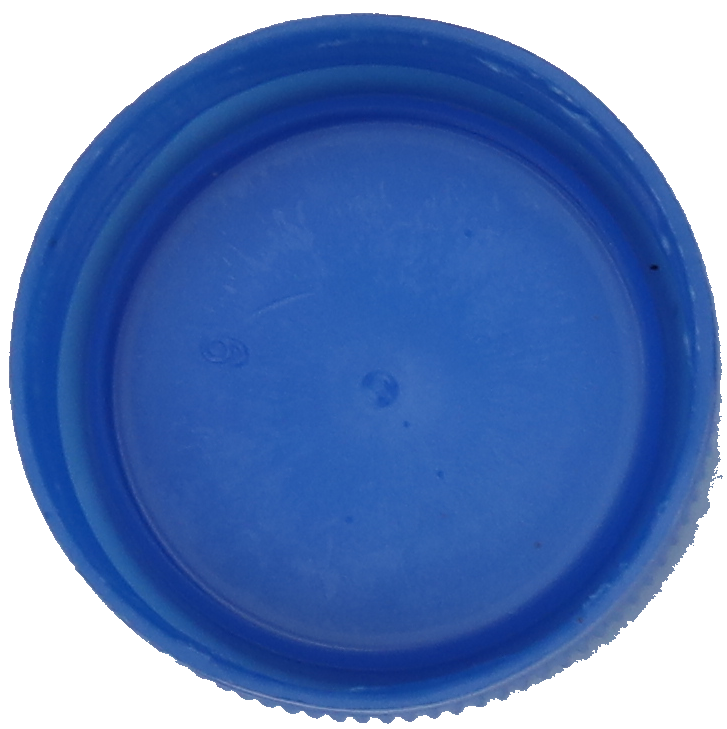
#> input picture sample/huge_blue_negative.png, 727 x 729 px
$ python -i retouch.py   (imports and definitions only)
#> lines starting #> are read from the running program, lines starting #| are printed output that depends on the picture; after the words box and inside, x2 and y2 are one past the last pixel; in counts of white or black regions, pixels touching at a corner belong together
#> further down, picture is the input picture: shape (729, 727, 3); mean B, G, R 185, 125.7, 93.8
import cv2
import numpy as np


class Retouch:
    @staticmethod
    def remove_bg(img):
        gray = cv2.cvtColor(img, cv2.COLOR_BGR2GRAY)
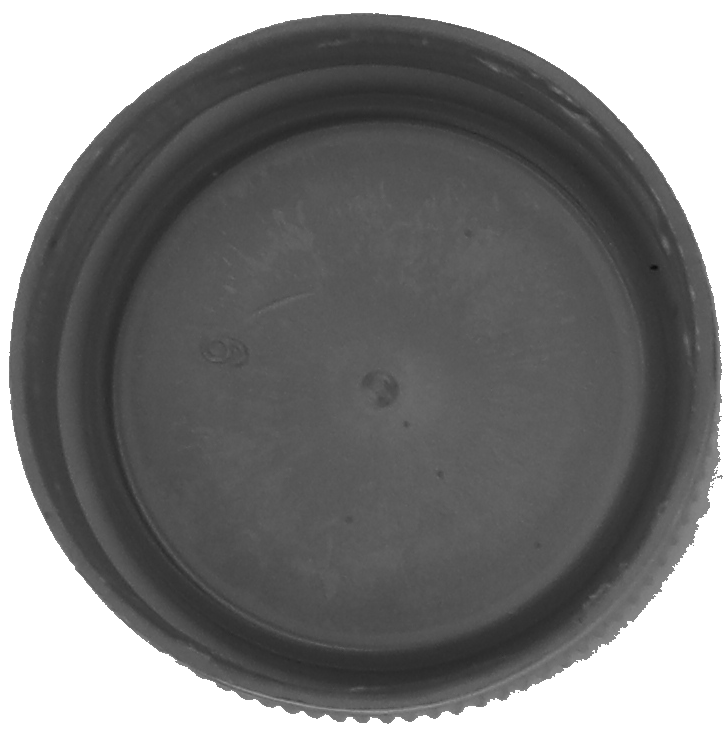
#> gray: shape (729, 727); min 10, max 255, mean 123
        th, threshed = cv2.threshold(gray, 127, 255,
                                     cv2.THRESH_BINARY_INV | cv2.THRESH_OTSU)
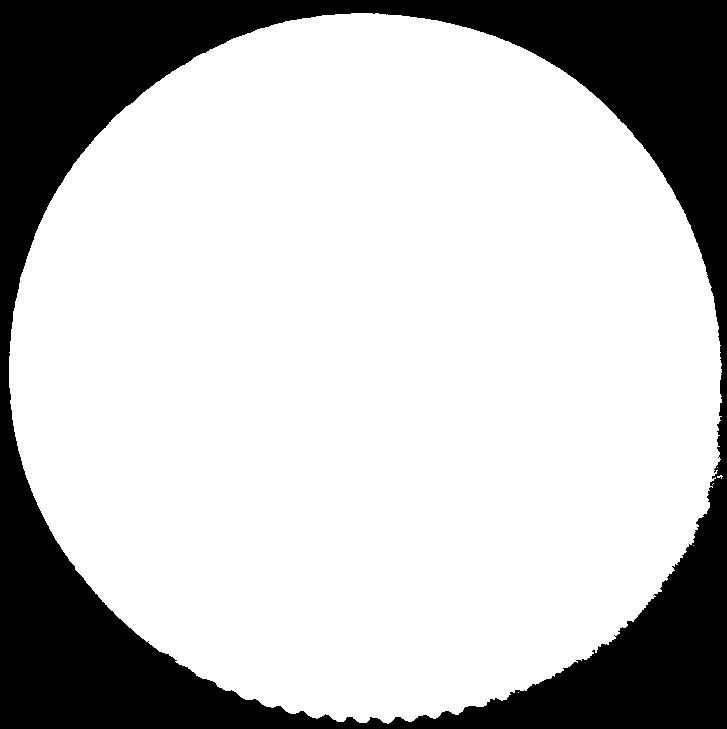
#> threshed: shape (729, 727); 75.2% white; 1 black region
#> th = 154

        _cnts = cv2.findContours(threshed, cv2.RETR_TREE,
                                 cv2.CHAIN_APPROX_SIMPLE)[-2]
        cnts = sorted(_cnts, key=cv2.contourArea)
#> cnts = 10 contours, 9 with area under 20; largest, box (x1, y1, x2, y2) and area: (9, 13, 722, 724) 397592
        for cnt in cnts:
            if cv2.contourArea(cnt) > 1000:
                break
#> this loop made 10 passes
#> cnt on passes 1 to 8: [[518, 692]], [[693, 545]], [[713, 483], [712, 484]], [[717, 467]], [[147, 641], [148, 640], [149, 641], [148, 642]], [[613, 635], [614, 634], [615, 635], [614, 636]], [[652, 595], [653, 594], [654, 595], [653, 596]], [[717, 457], [718, 456], [719, 457], [718, 458]]

        mask = np.zeros(img.shape[:2], np.uint8)
        cv2.drawContours(mask, [cnt], -1, 255, -1)
#> mask: shape (729, 727); 75.2% white; 1 black region
        return cv2.bitwise_and(img, img, mask=mask)
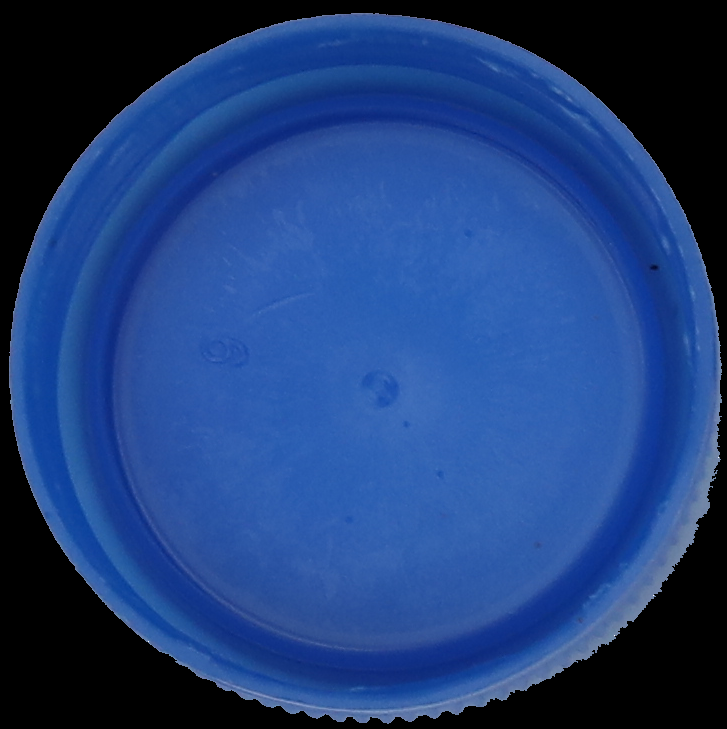
#> returned value: shape (729, 727, 3); mean of channels 0, 1, 2 121.9, 62.5, 30.7; drawn as B, G, R

    @staticmethod
    def crop_edge(img):
        gray = cv2.cvtColor(img, cv2.COLOR_BGR2GRAY)
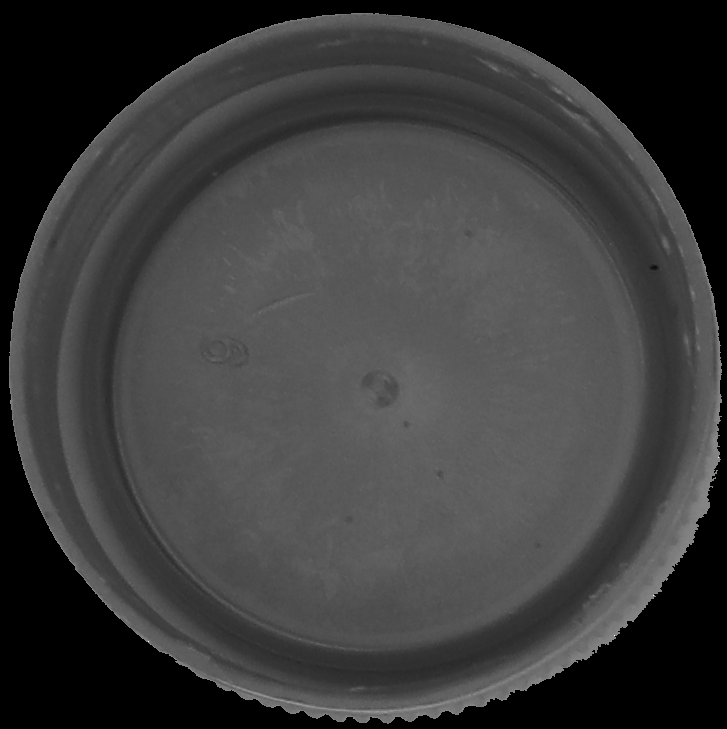
#> gray: shape (729, 727); min 0, max 255, mean 59.8

        _, thresh = cv2.threshold(gray, 1, 255, cv2.THRESH_BINARY)
        contours, hierarchy = cv2.findContours(thresh, cv2.RETR_EXTERNAL,
                                               cv2.CHAIN_APPROX_SIMPLE)
#> contours = 1 contour; box (x1, y1, x2, y2) and area: (9, 13, 722, 724) 397592
        cnt = contours[0]
#> cnt = contour of 1255 points, box (x1, y1, x2, y2) (9, 13, 722, 724), area 397592
        x, y, w, h = cv2.boundingRect(cnt)
#> x = 9; y = 13; w = 713; h = 711

        return img[y:y + h, x:x + w]
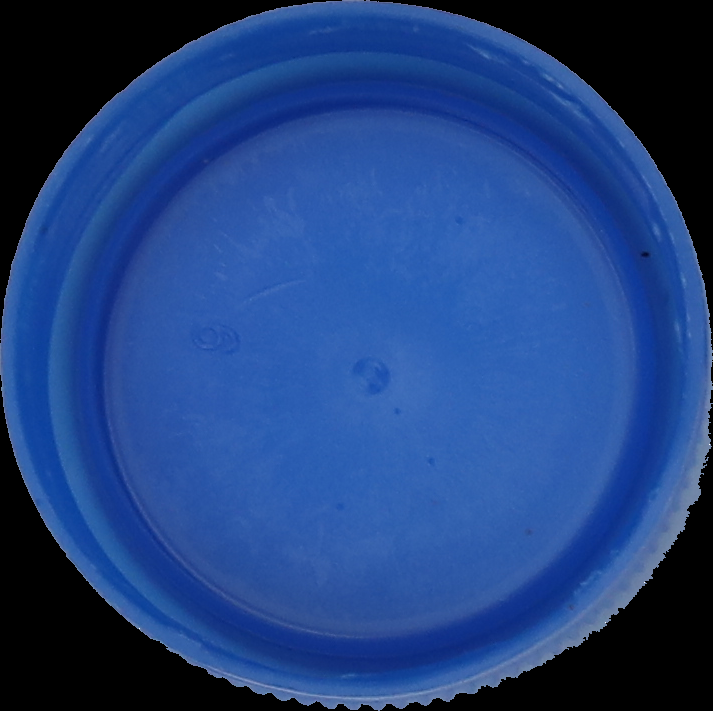
#> returned value: shape (711, 713, 3); mean of channels 0, 1, 2 127.4, 65.4, 32.1; drawn as B, G, R

    @staticmethod
    def clear_bg(img):
        arr = np.array(img)
        x, y, z = arr.shape
#> x = 711; y = 713; z = 3
        for ix in range(x):
            for iy in range(y):
                if np.array_equal(arr[ix, iy], [0, 0, 0]):
                    arr[ix, iy] = [255, 255, 255]
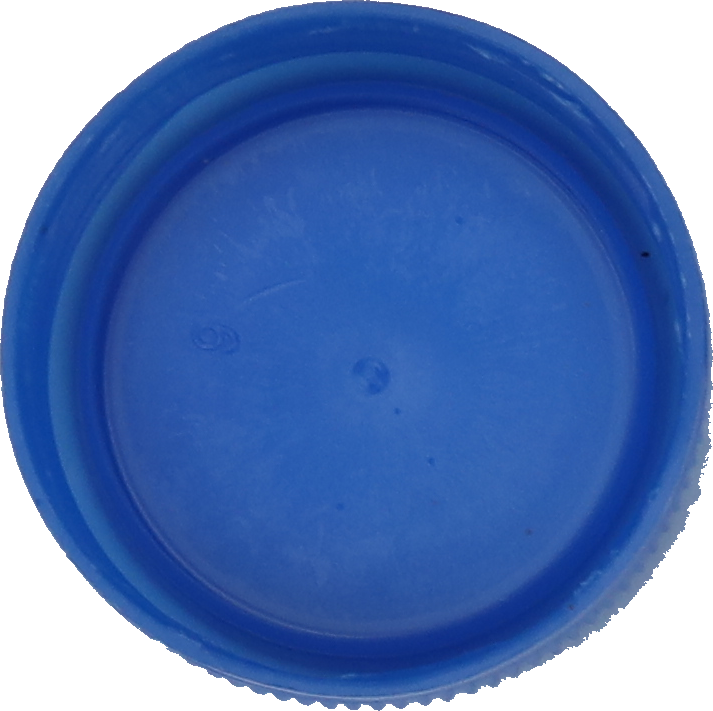
#> arr: shape (711, 713, 3); mean B, G, R 181.9, 119.8, 86.5
        return arr

    @staticmethod
    def retouch(img):
        img_after = Retouch.remove_bg(img)
        img_after = Retouch.crop_edge(img_after)
        img_after = Retouch.clear_bg(img_after)
        cv2.imwrite('retouch.png', img_after)
        return img_after

>>> import cv2
>>> picture = cv2.imread('../../../../sample/huge_blue_negative.png')
>>> result = Retouch().retouch(picture)

$ run again, on sample/huge_blue_positive.png
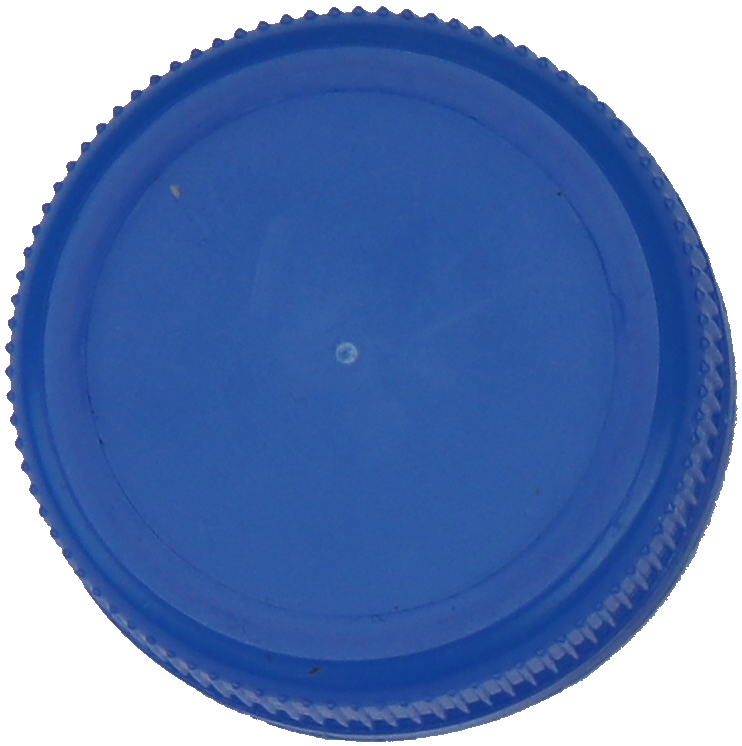
#> input picture sample/huge_blue_positive.png, 742 x 746 px
#> picture is the input picture: shape (746, 742, 3); mean B, G, R 180.9, 126.3, 97.4
#> in remove_bg, `th, threshed = cv2.threshold(gray, 127, 255, cv2.THRESH_BINARY_INV | c..`:
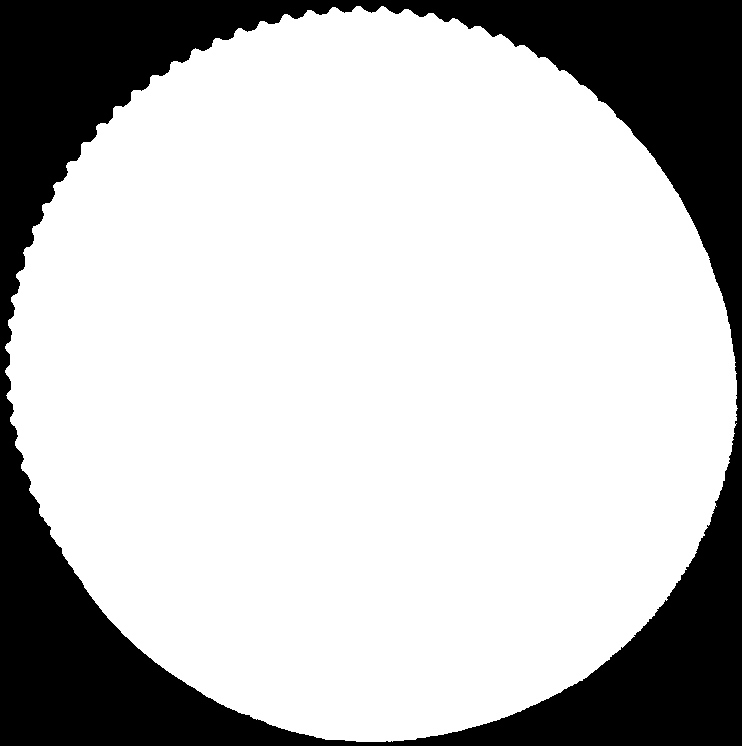
#> threshed: shape (746, 742); 75.2% white; 1 black region
#> th = 146
#> cnts = 1 contour; box (x1, y1, x2, y2) and area: (5, 6, 738, 742) 414928
#> the loop in remove_bg, `for cnt in cnts:` made 1 pass
#> contours has the same summary as cnts in remove_bg
#> cnt = contour of 1173 points, box (x1, y1, x2, y2) (5, 6, 738, 742), area 414928
#> in crop_edge, `x, y, w, h = cv2.boundingRect(cnt)`: x = 5; y = 6; w = 733; h = 736
#> after the loop in clear_bg, `for ix in range(x):`:
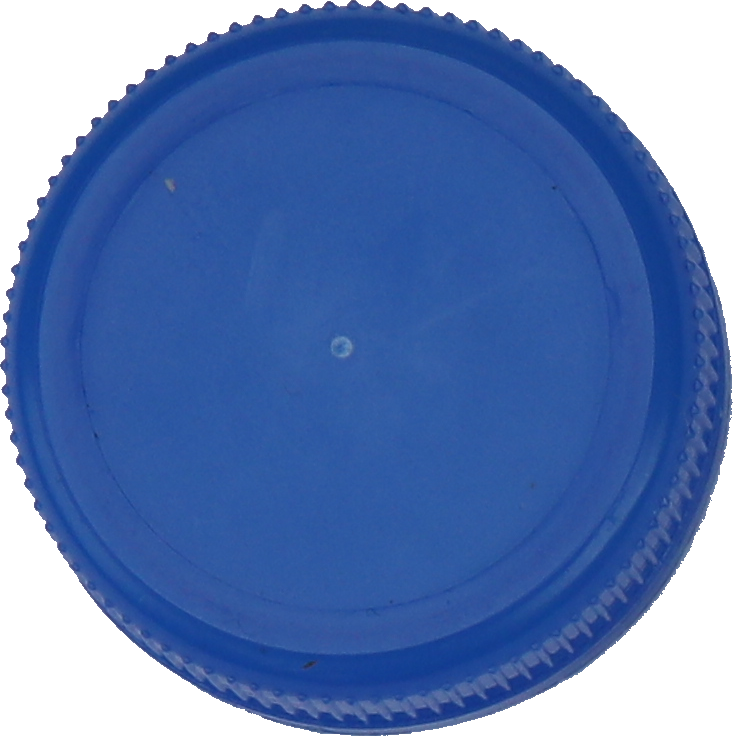
#> arr: shape (736, 733, 3); mean B, G, R 178.9, 123, 93.3

$ run again, on sample/huge_brown_negative.png
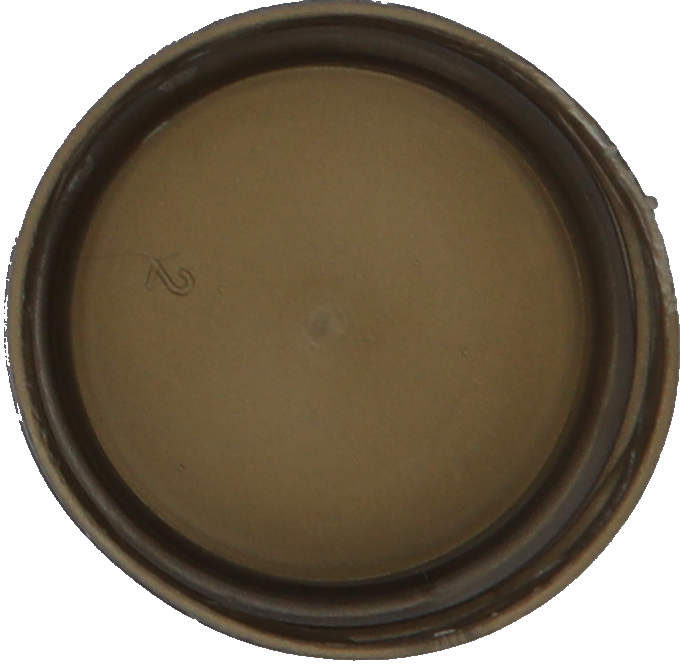
#> input picture sample/huge_brown_negative.png, 680 x 665 px
#> picture is the input picture: shape (665, 680, 3); mean B, G, R 95.3, 112.9, 124.5
#> in remove_bg, `th, threshed = cv2.threshold(gray, 127, 255, cv2.THRESH_BINARY_INV | c..`:
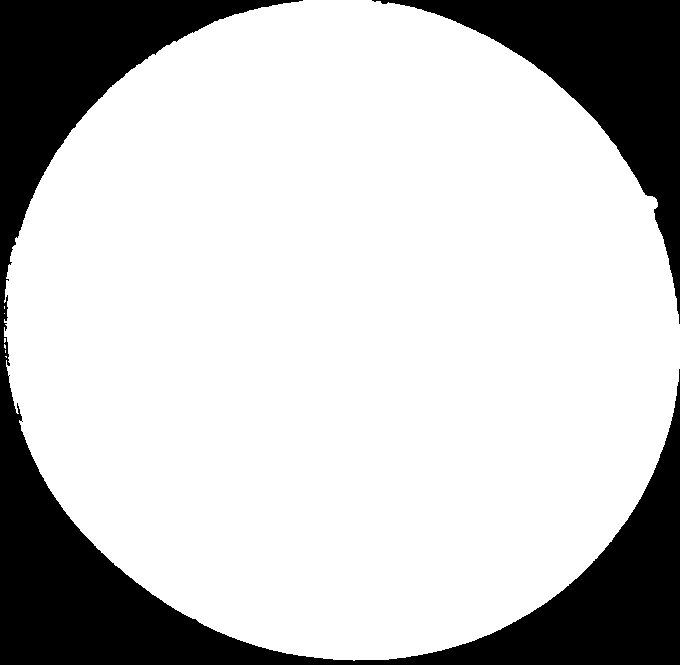
#> threshed: shape (665, 680); 77.4% white; 2 black regions
#> th = 153
#> cnts = 9 contours, 8 with area under 20; largest, box (x1, y1, x2, y2) and area: (4, 0, 680, 661) 348802
#> the loop in remove_bg, `for cnt in cnts:` made 9 passes
#> cnt on passes 1 to 8: [[5, 350], [5, 352]], [[4, 313]], [[4, 306], [4, 308]], [[5, 356], [6, 357], [6, 356]], [[21, 421], [22, 420], [23, 421], [22, 422]], [[8, 375], [9, 374], [10, 375], [9, 376]], [[4, 344], [4, 347], [5, 348], [5, 345]], [[4, 338], [4, 342], [5, 341], [5, 338]]
#> mask: shape (665, 680); 77.4% white; 2 black regions
#> contours = 1 contour; box (x1, y1, x2, y2) and area: (4, 0, 680, 661) 348802
#> in crop_edge, `cnt = contours[0]`: cnt = contour of 1017 points, box (x1, y1, x2, y2) (4, 0, 680, 661), area 348802
#> in crop_edge, `x, y, w, h = cv2.boundingRect(cnt)`: x = 4; y = 0; w = 676; h = 661
#> after the loop in clear_bg, `for ix in range(x):`:
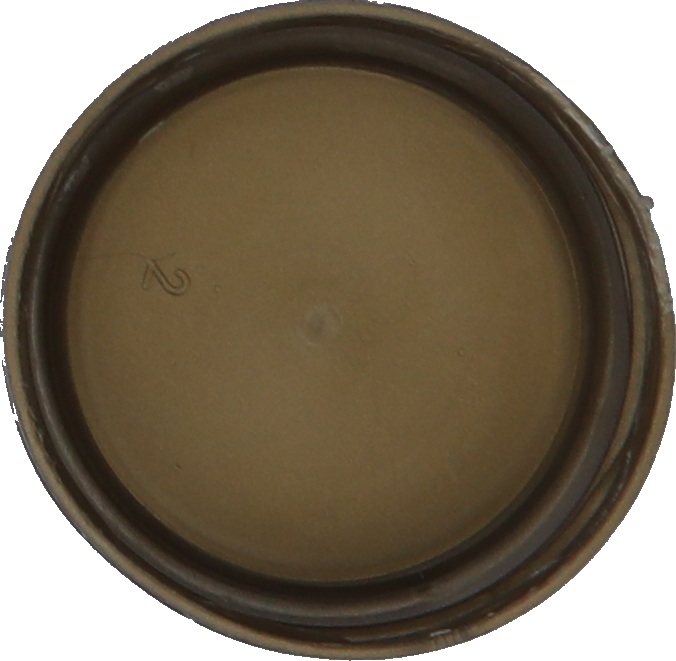
#> arr: shape (661, 676, 3); mean B, G, R 93.4, 111.2, 123

$ run again, on sample/huge_brown_positive.png
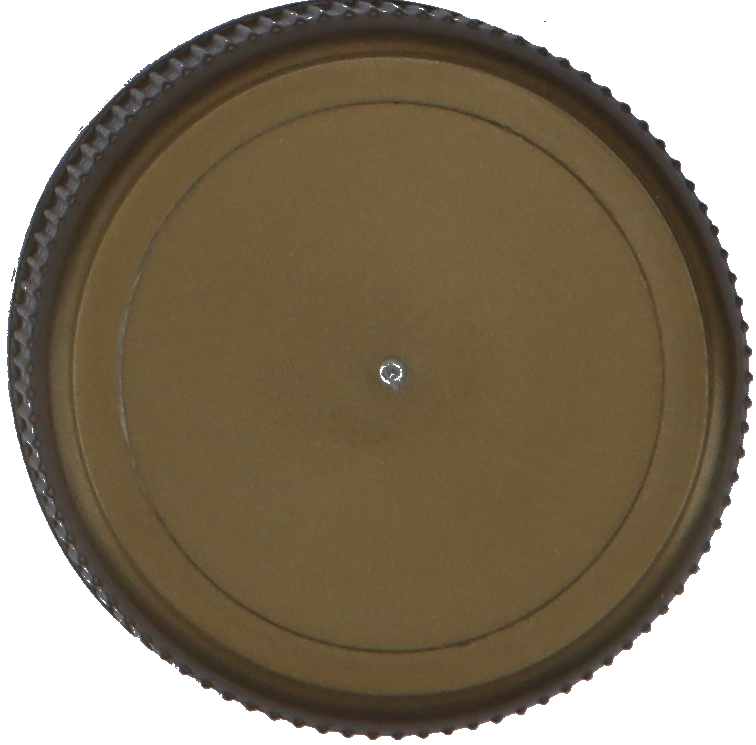
#> input picture sample/huge_brown_positive.png, 756 x 745 px
#> picture is the input picture: shape (745, 756, 3); mean B, G, R 103.4, 123.5, 135.9
#> in remove_bg, `th, threshed = cv2.threshold(gray, 127, 255, cv2.THRESH_BINARY_INV | c..`:
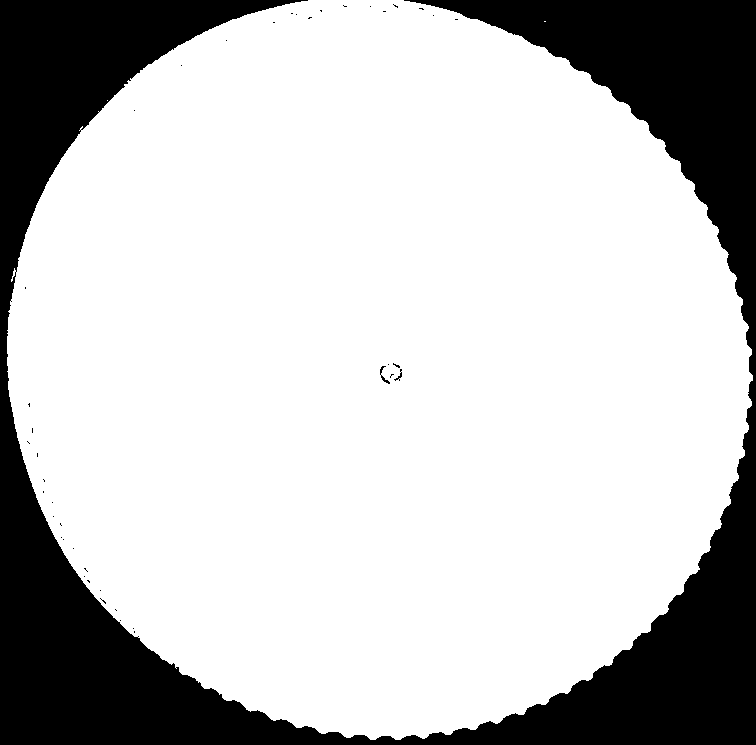
#> threshed: shape (745, 756); 76.3% white; 43 black regions (40 under 20 px)
#> th = 152
#> cnts = 62 contours, 57 with area under 20; largest, box (x1, y1, x2, y2) and area: (7, 0, 753, 740) 428614, (380, 374, 391, 385) 40, (393, 371, 403, 382) 34, (379, 365, 387, 376) 31, (392, 362, 401, 369) 22
#> the loop in remove_bg, `for cnt in cnts:` made 62 passes
#> cnt on passes 1 to 8: [[107, 100]], [[544, 21], [545, 21]], [[137, 636], [138, 635], [139, 636], [138, 637]], [[132, 628], [133, 627], [134, 628], [133, 629]], [[119, 620], [120, 619], [121, 620], [120, 621]], [[115, 610], [116, 609], [117, 610], [116, 611]], [[114, 609], [115, 608], [116, 609], [115, 610]], [[100, 599], [101, 598], [102, 599], [101, 600]]
#> mask: shape (745, 756); 76.3% white; 1 black region
#> contours = 1 contour; box (x1, y1, x2, y2) and area: (7, 0, 753, 740) 428614
#> in crop_edge, `cnt = contours[0]`: cnt = contour of 1189 points, box (x1, y1, x2, y2) (7, 0, 753, 740), area 428614
#> in crop_edge, `x, y, w, h = cv2.boundingRect(cnt)`: x = 7; y = 0; w = 746; h = 740
#> after the loop in clear_bg, `for ix in range(x):`:
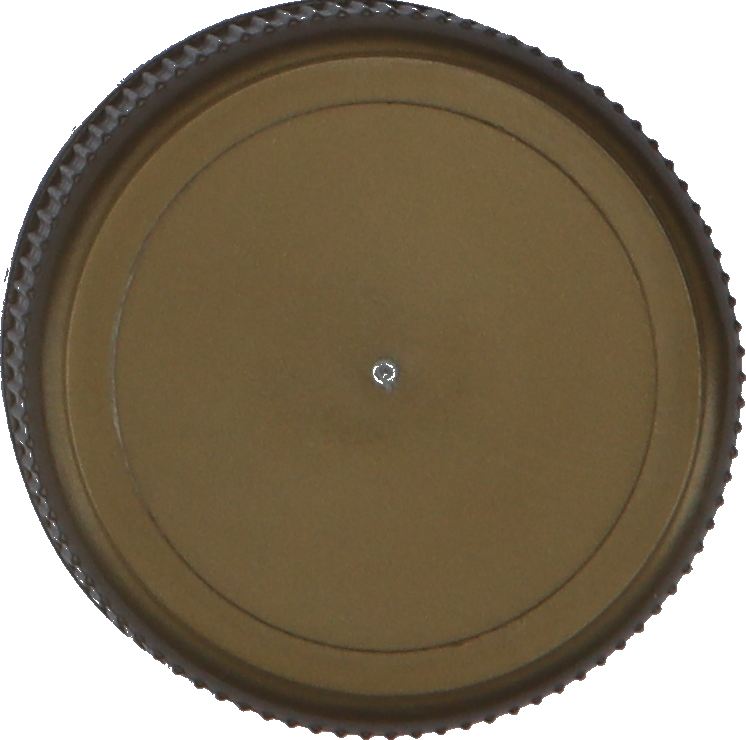
#> arr: shape (740, 746, 3); mean B, G, R 100.3, 120.8, 133.5
